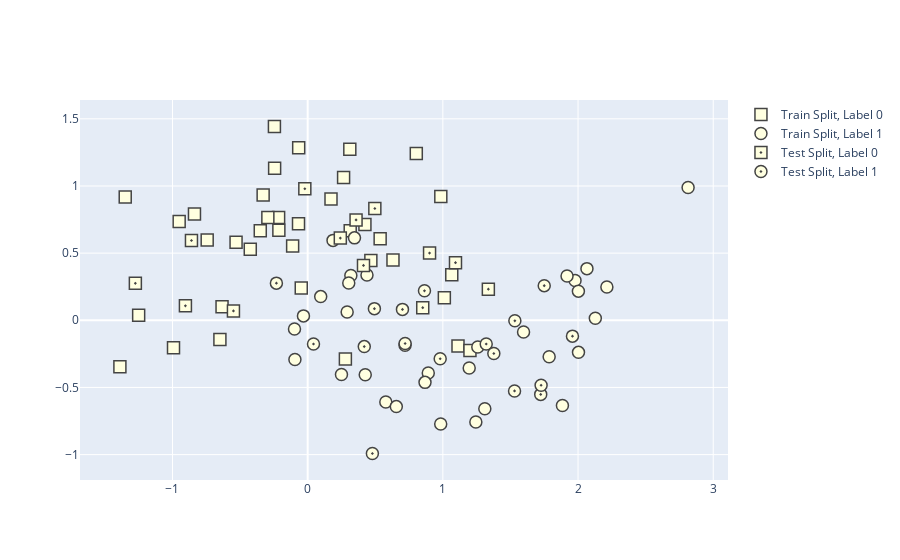

Write notebook code for a chart like this one.
### Markdown cell above
Display training and test splits

### Code cell
#display training and test splits knn

X, y = make_moons(noise=0.3, random_state=7)
X_train, X_test, y_train, y_test = train_test_split(
    X, y.astype(str), test_size=0.3, random_state=0)

trace_specs = [
    [X_train, y_train, '0', 'Train', 'square'],
    [X_train, y_train, '1', 'Train', 'circle'],
    [X_test, y_test, '0', 'Test', 'square-dot'],
    [X_test, y_test, '1', 'Test', 'circle-dot']
]

fig = go.Figure(data=[
    go.Scatter(
        x=X[y==label, 0], y=X[y==label, 1],
        name=f'{split} Split, Label {label}',
        mode='markers', marker_symbol=marker
    )
    for X, y, label, split, marker in trace_specs
])
fig.update_traces(
    marker_size=12, marker_line_width=1.5,
    marker_color="lightyellow"
)
fig.show()

### Figure 1 — Plotly figure (JSON) as saved in the notebook; plotly's stock layout.template omitted (floating-point values rounded to 4 significant figures)
{"data": [{"marker": {"color": "lightyellow", "line": {"width": 1.5}, "size": 12, "symbol": "square"}, "mode": "markers", "name": "Train Split, Label 0", "type": "scatter", "x": [-0.1112, -0.4246, -0.04748, 0.4674, -0.2148, 1.066, -1.389, -0.6335, -0.7433, 0.3146, 0.5361, -0.5297, -0.3506, -0.8374, -0.2444, -0.9506, -0.6492, 0.8035, 0.9849, -0.2945, -0.3294, -0.9924, 0.4235, 0.1726, -0.246, -0.06641, 0.3117, 1.011, 0.2789, -1.35, 1.112, -0.2131, 1.201, 0.631, 0.2657, -0.06778, -1.25], "y": [0.5526, 0.5285, 0.2405, 0.4452, 0.7662, 0.3396, -0.3467, 0.1011, 0.5987, 0.6665, 0.6074, 0.5814, 0.6659, 0.7915, 1.132, 0.7346, -0.1431, 1.242, 0.9222, 0.7644, 0.9333, -0.2051, 0.7133, 0.9037, 1.443, 1.285, 1.273, 0.1674, -0.2891, 0.9178, -0.1906, 0.6702, -0.2257, 0.4496, 1.063, 0.7195, 0.03745]}, {"marker": {"color": "lightyellow", "line": {"width": 1.5}, "size": 12, "symbol": "circle"}, "mode": "markers", "name": "Train Split, Label 1", "type": "scatter", "x": [1.978, 0.8921, 2.066, 0.3194, 0.9841, 0.0964, 1.244, 2.814, 0.7204, -0.09436, 1.195, 1.258, 0.2921, 1.885, -0.0975, 1.919, 1.597, 0.868, 2.128, 1.786, 0.4259, 0.304, 0.3463, 0.1876, 2.003, 0.578, 0.6558, 2.003, 0.4388, 1.31, 0.25, -0.03114, 2.213], "y": [0.2963, -0.393, 0.3846, 0.3336, -0.7718, 0.1764, -0.7578, 0.989, -0.1856, -0.2923, -0.3554, -0.1991, 0.06228, -0.6346, -0.06495, 0.3299, -0.08759, -0.4622, 0.01468, -0.2711, -0.4055, 0.2782, 0.6136, 0.5949, 0.2169, -0.6087, -0.6425, -0.2386, 0.337, -0.659, -0.4035, 0.03278, 0.2474]}, {"marker": {"color": "lightyellow", "line": {"width": 1.5}, "size": 12, "symbol": "square-dot"}, "mode": "markers", "name": "Test Split, Label 0", "type": "scatter", "x": [-0.8597, 1.337, 0.8512, 0.9016, 0.4969, 0.3579, 1.093, -0.9044, -0.02105, 0.4129, 0.2415, -1.275, -0.5491], "y": [0.5945, 0.2319, 0.09392, 0.5003, 0.832, 0.7473, 0.4293, 0.1076, 0.9798, 0.4084, 0.6118, 0.2752, 0.0701]}, {"marker": {"color": "lightyellow", "line": {"width": 1.5}, "size": 12, "symbol": "circle-dot"}, "mode": "markers", "name": "Test Split, Label 1", "type": "scatter", "x": [-0.2313, 1.724, 1.959, 1.727, 1.75, 0.7208, 1.321, 1.377, 0.4788, 0.9803, 0.4936, 0.7013, 0.8641, 0.04307, 1.533, 1.53, 0.4187], "y": [0.2767, -0.5516, -0.118, -0.4838, 0.2579, -0.1731, -0.1762, -0.247, -0.9918, -0.2868, 0.08684, 0.08124, 0.2194, -0.1769, -0.003938, -0.5259, -0.1958]}], "layout": {}}
